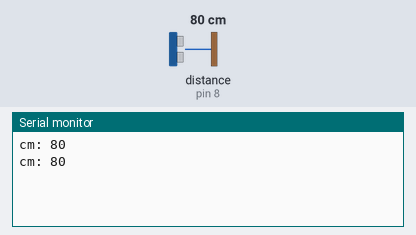
Bench run of a sketch on a simulated Arduino Mega 2560, built with avr-gcc and run on an emulated ATmega2560. Parts: the last lines printed to the serial monitor. Wiring (inferred from the names in the program): ultrasonic range finder: trigger pin 9; echo pin 8. The test bench sets the inputs (shaded band); at power-on: distance to the obstacle (sensor on pin 8) 80 cm. The echo pulse lasts 58.3 µs per cm.

Above: at 3.2 s.
3.3 s: distance to the obstacle (sensor on pin 8) set to 2 cm
At 4.6 s:
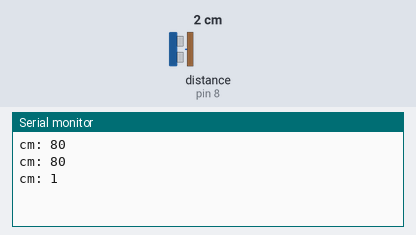
4.8 s: distance to the obstacle (sensor on pin 8) set to 4 cm
At 5.4 s:
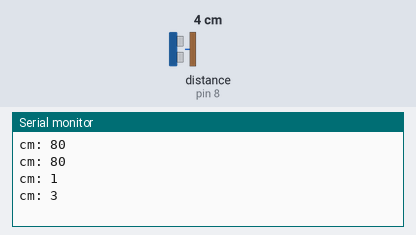
Timing chart, 0 to 7.8 s (numbered marks = the images above; inputs shaded):
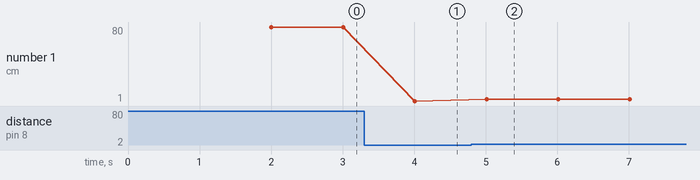

Measured:
- after the input at 3.3 s, the serial monitor: prints a new line after 0.71 s (image 1)
- after the input at 4.8 s, the serial monitor: prints a new line after 0.21 s (image 2)
- plotted number 1: 80 → 1 after the input at 3.3 s, 1 → 3 after the input at 4.8 s

The sketch:

hrcs04_pulsein.ino
```cpp
/** Purpose: obtain distance measurements from
 *  HRC-S04 ultrasonic sensor.
 *
 *  Uses pulseIn function for timing.
 *
 *  Author: willydlw
 *  Date: 2/14/17
 *
 *  Testing environment
 *    Arduino 1.8.1, Windows 8.1,  Mega 2560
 *    Arduino 1.8.1, Ubuntu 16.04, Mega 2560
 *
 */

// Global variable declarations
const int triggerPin = 9;
const int echoPin = 8;
unsigned long responseTime;      // units, microseconds
unsigned int distanceCm;         // units, centimeters

void setup() {
  pinMode(triggerPin, OUTPUT);
  Serial.begin(9600);
  delay(2000);
}

void get_ultrasonic_measurement(void){

  // 1. Set trigger line low for a brief interval, 2 microseconds
  digitalWrite(triggerPin, LOW);
  delayMicroseconds(2);
  // 2. Change the trigger line from low to high
  digitalWrite(triggerPin, HIGH);
  // 3. Hold the trigger line high for at least 10 microseconds
  delayMicroseconds(10);
  // 4. Pull trigger line low
  digitalWrite(triggerPin, LOW);

  /* 5. Start timer
     6. Continue timing until echo line falls from high to low
     7. Stop timer
     8. Measure elapsed time
   *
   ** Passing a value of HIGH to pulseIn function causes the
   *  function to wait for the echo pin to go high and measure
   *  the time until the echo pin goes low. Returns the length
   *  of the pulse in microseconds
   *     ______
   *  ___|    |___
   */
  responseTime = pulseIn(echoPin, HIGH);
}

void loop() {

  get_ultrasonic_measurement();

  // Calculate distance to object
  distanceCm = (unsigned int)responseTime / 58UL;

  // Write distance to serial port
  Serial.print("cm: ");
  Serial.println(distanceCm);

  // wait 1 second before repeating the loop
  delay(1000);

}
```
